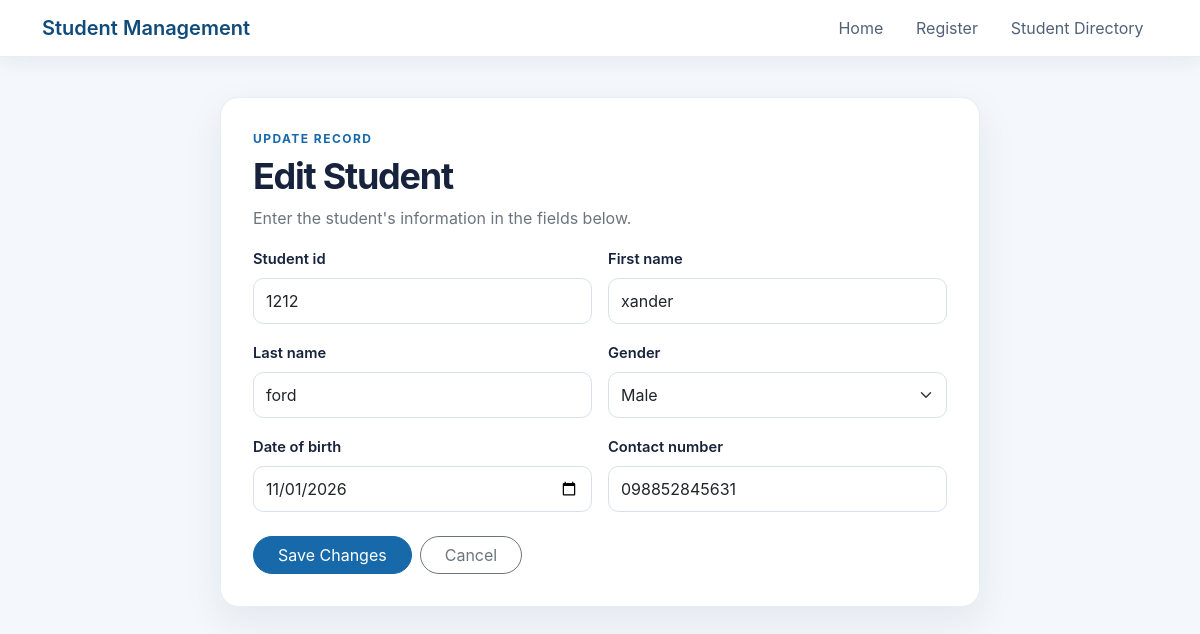
Page /registration/students/2/edit/ (signed in) on the committed database.
### registration/models.py (models this page shows, shortened)
class student(models.Model):
    GENDER_CHOICES = [
        ('Male', 'Male'),
        ('Female', 'Female')
    ]
    student_id=models.CharField(
        max_length=20,
        unique=True)
    first_name=models.CharField(
        max_length=100)
    last_name=models.CharField(
        max_length=100)
    gender=models.CharField(
        max_length=10,
        choices=GENDER_CHOICES)
    date_of_birth=models.DateField()
    contact_number=models.CharField(
        max_length=20)

### registration/views.py (the view)
# urls.py: path("students/<int:pk>/edit/", views.student_update, name="student_update"),
@user_passes_test(staff_check, login_url='login')
def student_update(request, pk):
    student_record = get_object_or_404(student, pk=pk)
    form = StudentForm(request.POST or None, instance=student_record)
    if request.method == "POST" and form.is_valid():
        form.save()
        messages.success(request, "Student updated successfully.")
        return redirect("student_detail", pk=student_record.pk)
    return render(
        request,
        "registration/student_form.html",
        {"form": form, "student": student_record},
    )

### registration/forms.py
class StudentForm(forms.ModelForm):
    class Meta:
        model = student
        fields = (
            "student_id",
            "first_name",
            "last_name",
            "gender",
            "date_of_birth",
            "contact_number",
        )
        widgets = {
            "date_of_birth": forms.DateInput(
                attrs={"type": "date"},
                format="%Y-%m-%d",
            ),
        }
    def __init__(self, *args, **kwargs):
        super().__init__(*args, **kwargs)
        for field in self.fields.values():
            field.widget.attrs["class"] = (
                "form-select" if isinstance(field.widget, forms.Select) else "form-control"
            )

### registration/views.py (called while the page is built)
def staff_check(user):
    return user.is_authenticated and user.is_staff

### registration/templates/registration/student_form.html (shortened to what this page needs)
{% extends "registration/base.html" %}
{% block content %}
<section class="form-card content-card">
    <p class="eyebrow">{% if student %}Update record{% else %}New record{% endif %}</p>
    <h1>{% if student %}Edit Student{% else %}Register a Student{% endif %}</h1>
    <p class="text-secondary">Enter the student's information in the fields below.</p>
    <form method="post" novalidate>
        <div class="row g-3">
            {% for field in form %}
                <div class="col-md-6">
                    <label class="form-label" for="{{ field.id_for_label }}">{{ field.label }}</label>
                    {{ field }}
                </div>
            {% endfor %}
        </div>
        <div class="d-flex flex-wrap gap-2 mt-4">
            <button class="btn btn-primary rounded-pill px-4" type="submit">{% if student %}Save Changes{% else %}Create Student{% endif %}</button>
            {% if student %}
                <a class="btn btn-outline-secondary rounded-pill px-4" href="{% url 'student_detail' student.pk %}">Cancel</a>
            {% else %}
                <a class="btn btn-outline-secondary rounded-pill px-4" href="{% url 'student_list' %}">Cancel</a>
            {% endif %}
        </div>
    </form>
</section>
{% endblock %}

### registration/static/registration/style.css (style rules this page uses)
:root { --brand: #1769aa; --brand-dark: #104b7a; --brand-soft: #eaf3fb; --ink: #17233c; --muted: #6d7890; --line: #e6edf5; --surface: #ffffff; --background: #f4f7fb; }
body { min-height: 100vh; background: var(--background); color: var(--ink); font-family: Inter, "Segoe UI", Arial, sans-serif; }
h1 { font-size: clamp(1.7rem, 3vw, 2.25rem); font-weight: 700; letter-spacing: -.035em; margin-bottom: .45rem; }
.eyebrow { color: var(--brand); font-size: .75rem; font-weight: 700; letter-spacing: .12em; margin-bottom: .45rem; text-transform: uppercase; }
.content-card { background: var(--surface); border: 1px solid var(--line); border-radius: 1.15rem; box-shadow: 0 14px 38px rgb(31 65 98 / 8%); padding: clamp(1.15rem, 4vw, 2rem); }
.form-card, .delete-card, .success-card { margin-inline: auto; max-width: 760px; }
.form-card .form-label { font-size: .92rem; font-weight: 600; }
.form-control, .form-select { border-color: #d7e0eb; border-radius: .65rem; min-height: 46px; }
.btn-primary { background-color: var(--brand); border-color: var(--brand); }

### rows in the picture
student: form "1212" "xander" "ford" "Male" "11/01/2026" "098852845631"

### other values in the picture
{{ field.label }} "Student id" "First name" "Last name" "Gender" "Date of birth" "Contact number"
